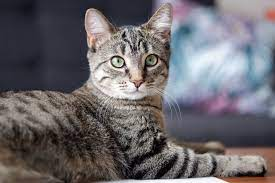
#> input picture haarcascade/cat.jpeg, 275 x 183 px
$ python cat_face.py
#> lines starting #> are read from the running program, lines starting #| are printed output that depends on the picture; after the words box and inside, x2 and y2 are one past the last pixel; in counts of white or black regions, pixels touching at a corner belong together
import cv2

cat_cascade = cv2.CascadeClassifier(cv2.data.haarcascades + "haarcascade_frontalcatface_extended.xml")
img = cv2.imread("cat.jpeg") # ВАШЕ ЗОБРАЖЕННЯ
#> img is the input picture: shape (183, 275, 3); mean B, G, R 107.7, 103, 106.6
gray = cv2.cvtColor(img, cv2.COLOR_BGR2GRAY)
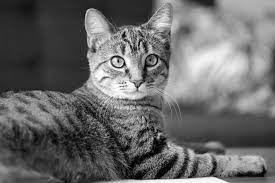
#> gray: shape (183, 275); min 0, max 255, mean 104.6
cats = cat_cascade.detectMultiScale(gray, scaleFactor=1.1, minNeighbors=3)
#> cats = [[100, 35, 69, 69]]

for (x, y, w, h) in cats:
    cv2.rectangle(img, (x, y), (x+w, y+h), (255, 0, 0), 2)
#> this loop made 1 pass
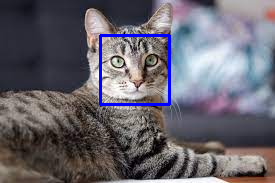
#> img: shape (183, 275, 3); 1.64% of pixels changed, all inside (x1, y1, x2, y2) = (99, 34, 171, 106)

cv2.imshow("Cat Faces", img)
cv2.waitKey(0)
cv2.destroyAllWindows()

$ run again, with haarcascade/crown.png saved as haarcascade/cat.jpeg
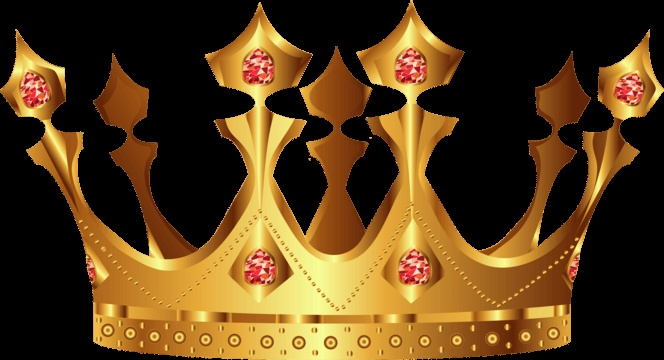
#> input picture haarcascade/crown.png, 664 x 360 px
#> img is the input picture: shape (360, 664, 3); mean B, G, R 25.3, 62.1, 89.5
#> `gray = cv2.cvtColor(img, cv2.COLOR_BGR2GRAY)`:
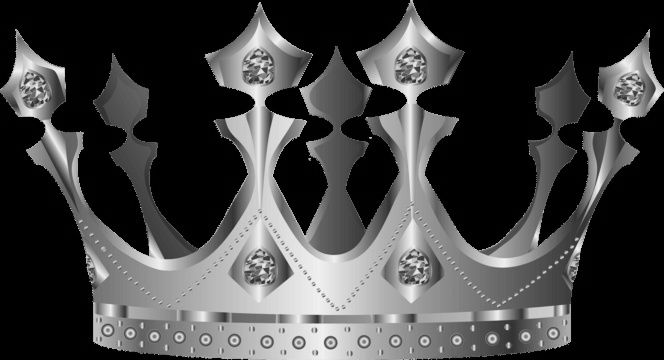
#> gray: shape (360, 664); min 0, max 244, mean 66.1
#> cats = ()
